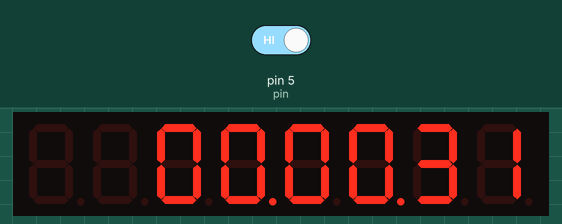
Recording of a sketch running on a simulated Arduino Uno, built with avr-gcc and run on an emulated ATmega328P. Shown: 8-digit seven-segment display. The test bench sets the inputs (shaded band); at power-on: pin 5 (pin) HIGH.

Above: at 11.0 s.
11.3 s: pin 5 (pin) driven LOW
At 12.9 s:
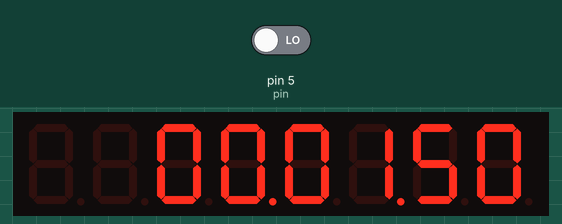
13.5 s: pin 5 (pin) driven HIGH
At 14.2 s:
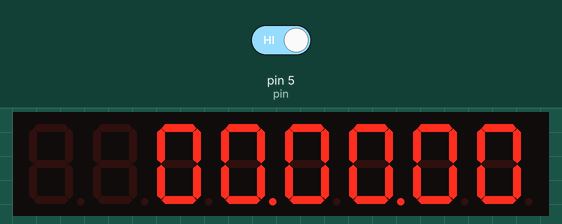
15.8 s: pin 5 (pin) driven LOW
At 17.9 s:
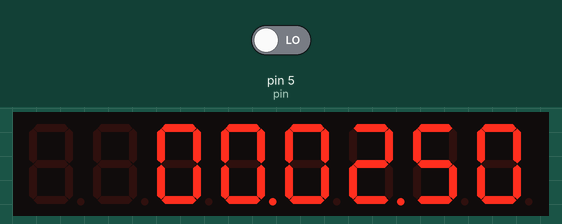

Measured:
- after the input at 13.5 s, the display: changes after 0.55 s (image 2)

The sketch:

time_your_balls.ino
```cpp
//Eric Lyons 2014
//Have fun!

#include "LedControl.h"

/*
 * Create a new controler
 * Params :
 * int dataPin    The pin on the Arduino where data gets shifted out
 * int clockPin   The pin for the clock
 * int csPin      The pin for selecting the device when data is to be sent
 * int numDevices The maximum number of devices that can be controled
*/


int pin = 5; // INPUT from switch

unsigned long lastDebounceTime = 0;  // the last time the output pin was toggled
unsigned long ball_in_trough =0; //counter for when ball is in trough
unsigned long last_ball_in_trough=0; // last count for ball_in_trough
int debounceDelay = 500; //time between checking on the state of things
unsigned long clockTime =0; //counter for how long has the ball been in play
int clock_running = 0; // is the clock running?

//LedControl(int dataPin, int clkPin, int csPin, int numDevices);
// dataPIn: 4
// clkPin: 2
// csPin (load): 3
// numDevices: 1
LedControl lc=LedControl(4,2,3,1);

void setup() {
  pinMode(pin, INPUT);
//  Serial.begin(9600); // for debugging
  lc.shutdown(0,false);
  lc.setIntensity(0, 15);
  printTime(0);
  countDown();
  lastDebounceTime= millis();
}

// My display was having problems initializing when connected to an external power source.
// Worked fine when connected to a USB port, but I wasn't going to keep a computer in the pinball machine at all times
// My solution was to do a second intiialization when the main loop started to run.
int initialized = 0;  //Have we done the second initialization of the display?
void loop() {
  if (initialized = 0) { // first time through, reinitialize the display
     delay(1000);
     LedControl lc=LedControl(4,2,3,1);
    lc.shutdown(0,false);
    lc.setIntensity(0, 15);
    initialized = 1; // set flag so initialization only happens once
  }
  //if clock is running, show time
  if (clock_running) {printTime(millis()-clockTime);}

  //state will be low when ball is in trough
  //state will be high when ball is not in trough
  int state = digitalRead(pin);

//  Serial.println(state); // debugging
  if (state == 0) {
    ball_in_trough++;
  }
  if (ball_in_trough > 1000000){ball_in_trough = 100000;} // to keep the number from overrunning buffer (just in case)

  //let's check the state every debounce Period
  if (millis() - lastDebounceTime > debounceDelay) {
    //debuggin stuff to figure out correct limits for ball_in_trough and logic for starting stopping clock
//    Serial.print(state);
//    Serial.print(" ");
//    Serial.println(ball_in_trough);

    //reset debounce
    lastDebounceTime = 0;

    //check to see if ball has been released from trough.  If so, reset ball_in_trough
    if (ball_in_trough > 10 && (ball_in_trough -last_ball_in_trough)<10) { // ball has been released
        // the logic is that the ball_in_trough count will increase slowly (if at all) between checks
        // because the power supplied to one side of the switch from the arduino is running through the switch
        // when there is no ball in the trough and closing the switch (switch is open when ball is released).
        // The power then runs to the arduino input pin for checking on the switch's state.
        // This has a pull-down to the ground.  THe power running across  the switch must be high enough to
        // overrun the pull-down.

        ball_in_trough =0; // reset counter to 0
    }

    //check to see what to do with starting/stopping clock
    if (clock_running && ball_in_trough > 200) { // clock is running; ball in trough: stop clock
      // The number of 200 is emperically choosen.  This is based on the number of LOWs sensed when the switch is closed.

      clock_running = 0; // turn off the clock

      // Need to make sure that ball saver isn't saving the ball.  Usually ~5 seconds for ball saver,
      // then another 5 seconds for the ball to be plunged.
      if (millis()-clockTime > 10000) {countDown();}
    }
    else if (clock_running == 0 && ball_in_trough < 10) { //ball out of trough, clock not started:  start clock!
      clock_running = 1;
      startClock();
    }

    //ball_in_trough will creep up as other switches are actived.  Reset back to 0
    if (clock_running && ball_in_trough < 10) {
      ball_in_trough = 0;
    }

    //record last state of ball_in_trough
    last_ball_in_trough = ball_in_trough;

    lastDebounceTime = millis();
  }
}


//10 second countdown for people to check out their ball time
void countDown() {
  for (int i=0; i<10; i++)
    {
       lc.setDigit(0,7,9-i,false);
       delay (100);
       lc.setChar(0,7,' ',false);
       delay (100);
       lc.setDigit(0,7,9-i,false);
       delay (100);
       lc.setChar(0,7,' ',false);
       delay (100);
       lc.setDigit(0,7,9-i,false);
       delay (100);
       lc.setChar(0,7,' ',false);
       delay (100);
       lc.setDigit(0,7,9-i,false);
       delay (100);
       lc.setChar(0,7,' ',false);
       delay (100);
       lc.setDigit(0,7,9-i,false);
       delay (100);
       lc.setChar(0,7,' ',false);
       delay (100);
    }
    ball_in_trough = 0;
}

void resetClock(){
  clockTime=0;
}

void startClock(){
  clockTime = millis();
}
void printTime(unsigned long v) {
    unsigned long ones;
    unsigned long tens;
    unsigned long hundreds;

    //milli ignore
    ones=v%10;
    //10 milli ignore
    v=v/10;
    tens=v%10;
    //hundredths
    v=v/10;
    hundreds=v%10;
    //tenths
    v=v/10;

    unsigned long minutes = v/60;
    unsigned long seconds = v%60;
    //seconds
    unsigned long thousands=seconds%10;
    //10s seconds
//    v=v/10;
    unsigned long tenthousands=seconds/10;
    //minutes
//    v=v/10;
    unsigned long hundredthousands=minutes%10;
    minutes=minutes/10;
    unsigned long millions=minutes%10;

    //Now print the number digit by digit
    //10s of minutes
    lc.setDigit(0,5,(int)millions,false);
    //minutes
    lc.setDigit(0,4,(int)hundredthousands,true);

    //mark for minutes/seconds separation
//    lc.setChar(0,4,'_',false);

    //10s seconds
    lc.setDigit(0,3,(int)tenthousands,false);
    //seconds
    lc.setDigit(0,2,(int)thousands,true);
    //tenths of second
    lc.setDigit(0,1,(int)hundreds,false);
    //hundredths of second
    lc.setDigit(0,0,(int)tens,false);
}
```
